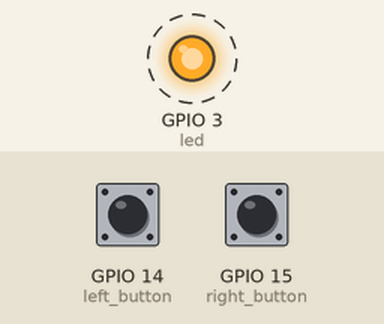
This program was run on a simulated Raspberry Pi (BCM pin numbers). On the bench: output pins drawn as LEDs (lit = HIGH). Dashed ring = blinking. Inputs (shaded band) come from the test bench; at power-on: GPIO 14 (left_button) HIGH, GPIO 15 (right_button) HIGH. Random numbers come from a fixed seed; the clock reads 2024-03-15 10:24:30 at power-on unless the program sets it; what the program prints to the terminal is not drawn. At 4.5 s the program stops and its outputs stay as they are.

Above: at 0.12 s.
Timing chart, 0 to 3.0 s (numbered marks = the images above):
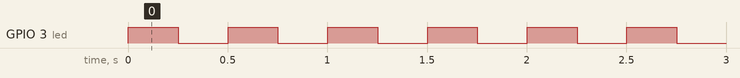

The program:

test.py
```python
from gpiozero import LED, Button
from time import sleep
from random import uniform
from time import time
import numbers
import decimal

led = LED(3)
right_button = Button(15)
left_button = Button(14)


def blink(timer):
    if (isinstance(timer,numbers.Number) == 0):
        print('wrong arg, blink is waiting for a number, '+timer+' given')
        return

    timeStamp = timeNow = time()
    while(timeNow - timeStamp < timer):
        print('Blink ' + str(timeNow - timeStamp))
        timeNow = time()
        led.on()
        sleep(0.25)
        led.off()
        sleep(0.25)


def pressed(button):
    print(str(button.pin.number) + ' won the game')
    sleep(2)
    blink(uniform(4, 6))

print('Initializing components')
blink(4)
right_button.when_pressed = pressed
left_button.when_pressed = pressed
```

Measured:
- by itself, GPIO 3 (led): alternates HIGH for 0.25 s and LOW for 0.25 s, 18 changes in all, then stays LOW
